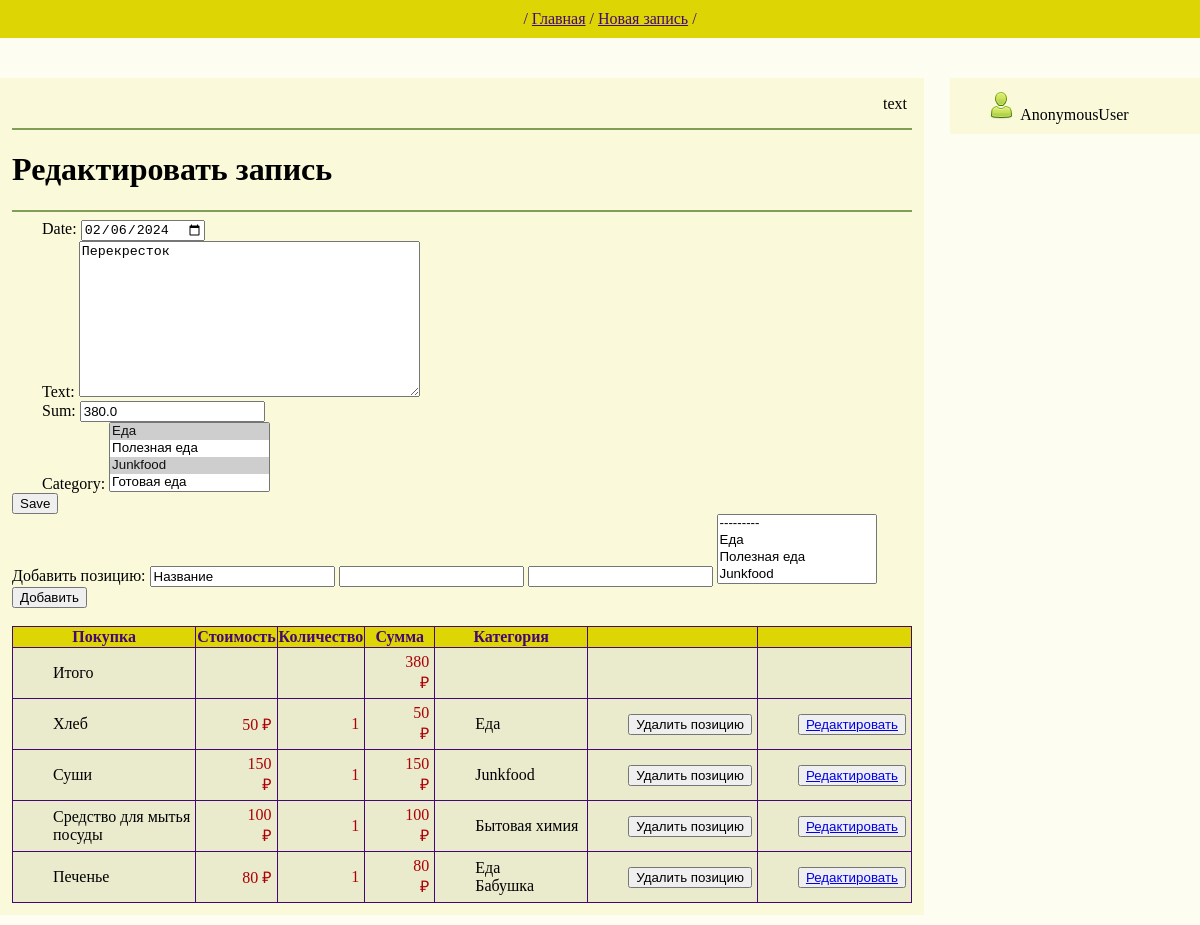
Page /155/record_update/ on the committed database.
### bookkeeping/models.py (models this page shows, shortened)
class Record(models.Model):
    sum = models.FloatField()
    text = models.TextField()
    date = models.DateField()
    includes_items = models.BooleanField(default=False)
    is_income = models.BooleanField(default=False)
    category = models.ManyToManyField(Category, through='RecordCategory', null=True)

class Item(models.Model):
    name = models.TextField()
    cost = models.FloatField()
    category = models.ManyToManyField(Category, through='ItemCategory')
    record = models.ForeignKey(Record, on_delete=models.SET_NULL, null=True)
    amount = models.FloatField(null=True)

class Category(models.Model):
    name = models.CharField(max_length=255)
    def __str__(self):
        return self.name

### bookkeeping/views.py (the view)
# urls.py: path('<int:pk>/record_update/', RecordUpdate.as_view(), name='record_update'),
class RecordUpdate(UpdateView):
    form_class = RecordForm
    model = Record
    template_name = 'record_edit.html'
    def setup(self, request, *args, **kwargs):
        s = super().setup(request, *args, **kwargs)
        record_pk = int(request.get_full_path()[1:-15])
        items = Item.objects.filter(record=record_pk)
        if items:
            self.form_class = ShopForm
        return s
    def get_context_data(self, **kwargs):
        context = super().get_context_data(**kwargs)
        items = Item.objects.filter(record = context['object'].id)
        context['items'] = items
        print(context['object'].id)
        if items:
            self.form_class = ShopForm
        return context

### bookkeeping/forms.py
class ShopForm(forms.ModelForm):
    date = forms.DateField(widget = forms.TextInput(attrs={'type': 'date'}))
    class Meta:
        model = Record
        fields = [
            'date',
            'text',
            'sum',
            'category',
        ]

### bookkeeping/templatetags/custom_filters.py (called while the page is built)
@register.filter()
def multi(cost, amount):
    return cost * amount

@register.filter()
def itemsresult(items):
    result = 0
    for i in items:
        result += i.cost * i.amount
    return result

### templates/record_edit.html (shortened to what this page needs)
{% extends 'default.html' %}
{% load custom_filters %}
{% block content %}
<div style="float: left">{{next}}</div>
<div style="text-align: right">text</div>
<hr>
<h1>Редактировать запись</h1>
<hr>
<form action="" method="post">
    {{ form.as_p }}
    <input type="submit" value="Save" />
</form>
{% if object.includes_items %}
<form action="/item_create/?record={{ object.id }}" method="post">
    <label for="item_create">Добавить позицию: </label>
    <input id="item_create" required type="text" name="name" value="Название">
    <input id="item_create" required type="number" name="cost" step="any" value="Стоимость">
    <input id="item_create" required type="number" name="amount" value="Количество">
    <select name="category" required id="id_category" multiple="">
        <option value="">---------</option>
        <option value="1">Еда</option>
        <option value="2">Полезная еда</option>
        <option value="3">Junkfood</option>
        <option value="4">Готовая еда</option>
    </select>
    <input type="submit" value="Добавить">
</form>
<br>
<table>
        <tr>
            <th>Покупка </th>
            <th>Стоимость</th>
            <th>Количество</th>
            <th>Сумма</th>
            <th class = "category">Категория</th>
            <th></th>
            <th></th>
        </tr>
        <tr class = "items">
           <td class = "spending">Итого</td>
           <td class = "sum"></td>
           <td class = "sum"></td>
           <td class = "sum">{{items|itemsresult|floatformat:"-2"}} ₽</td>
           <td class = "category"></td>
            <td></td>
            <td></td>
        </tr>
        {% for item in items %}
        <tr class = "items">
           <td class = "spending">{{ item.name }}</td>
           <td class = "sum">{{ item.cost|floatformat:"-2" }} ₽</td>
           <td class = "sum">{{ item.amount|floatformat }}</td>
           <td class = "sum">{{ item.cost|multi:item.amount|floatformat:"-2" }} ₽</td>
           <td class = "category">
           {% for itemcategory in item.category.all %}
           {{ itemcategory }}<br>
           {% endfor %}
            </td>
            <td>
                <form action="/{{ item.id }}/item_delete/" method="post">
                    <input type="submit" value="Удалить позицию">
                </form>
            </td>
            <td><button> <a href="/{{ item.id }}/item_update/">Редактировать</a> </button></td>
        </tr>
        {% endfor %}
</table>
{% endif %}
{% endblock content %}

### static/style.css (style rules this page uses)
body { font-family: Georgia, 'Times New Roman', Times, serif; background-color: #FDFDF2; margin: auto; }
p { text-indent: 30px; margin-bottom: 0px; margin-top: 0px; text-align: justify }
div { margin: 0 auto 10px auto; background-color: #FAFADB; padding: 5px; #border-radius: 5px; }
hr { border: none; background-color: #819D58; height: 2px; }
table { border: 1px solid #450774; border-spacing: 0 0; border-collapse: collapse; }
th { background: #DDD604; color: #450774; border: 1px solid #450774; }
th.category { min-width: 150px; }
td { padding: 5px; border-top: 1px solid #450774; border: 1px solid #450774; }
td.spending { width: 250px; }
td.category { padding-left: 40px;; }
tr.items td { background-color: #EAEACD; padding-left: 40px; }
tr.items td.sum { color: #AB0004; text-align: right; }

### rows in the picture
Record: date "02/06/2024", text "Перекресток", sum "380.0"
Item: cost+amount "380", name "Хлеб", cost "50", amount "1", cost|multi "50"
Category: name "Еда"
Item: name "Суши", cost "150", amount "1", cost|multi "150"
Category: name "Junkfood"
Item: name "Средство для мытья посуды", cost "100", amount "1", cost|multi "100"
Category: name "Бытовая химия"
Item: name "Печенье", cost "80", amount "1", cost|multi "80"
Category: name "Бабушка"

### other values in the picture
{{ user }} "AnonymousUser"
